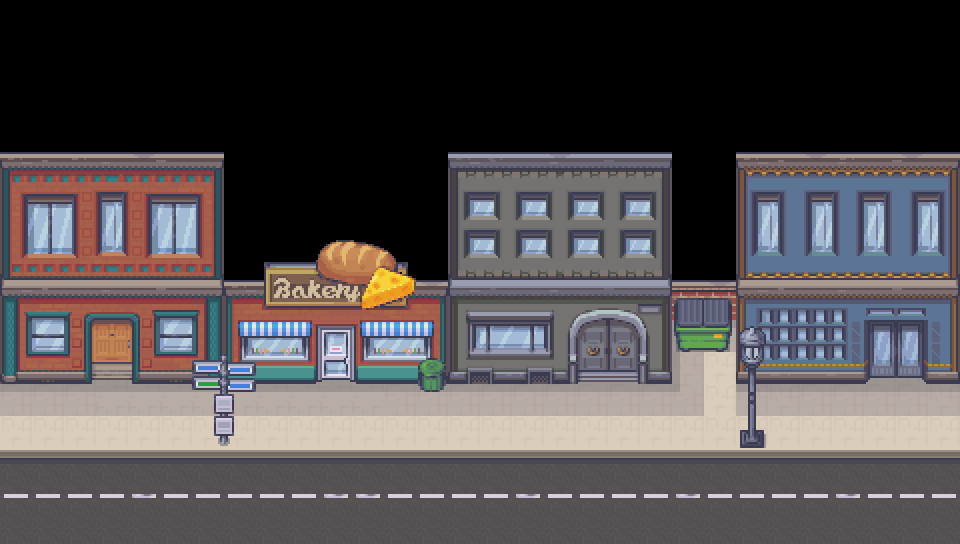

A 2D game scene composited from a Tiled map and its tileset images. What follows is a short description and the map's XML, with each tile layer's data collapsed to a summary:
An orthogonal 30x17 tile map with 32x32 px tiles, 3 tile layers (Terrain, Buildings, CityProps), 8 tilesets and 21 objects (5x GarbagePoint, 3x GoToNextMap, 2x OtherInteraction, NPC).

<map version="1.10" tiledversion="1.10.2" orientation="orthogonal" renderorder="right-down" width="30" height="17" tilewidth="32" tileheight="32" infinite="0" nextlayerid="9" nextobjectid="44">
 <tileset firstgid="1" source="tileSets/5_3Floor_Modular_Buildings_32x32.tsx" />
 <tileset firstgid="1185" source="tileSets/5_2Floor_Modular_Buildings_32x32.tsx" />
 <tileset firstgid="2369" source="tileSets/5_1Floor_Modular_Buildings_32x32.tsx" />
 <tileset firstgid="3553" source="tileSets/5_6Floor_Modular_Buildings_32x32.tsx" />
 <tileset firstgid="4737" source="tileSets/5_5Floor_Modular_Buildings_32x32.tsx" />
 <tileset firstgid="5921" source="tileSets/3_1City_Props_32x32.tsx" />
 <tileset firstgid="7681" source="tileSets/2_1City_Terrains_32x32.tsx" />
 <tileset firstgid="8371" source="tileSets/1_2Terrains_and_Fences_32x32.png.tsx" />
 <layer id="1" name="Terrain" width="30" height="17">
  <data>[510 cells, 214 non-empty, 10 distinct tile ids]</data>
 </layer>
 <layer id="4" name="Buildings" width="30" height="17">
  <data>[510 cells, 228 non-empty, 187 distinct tile ids]</data>
 </layer>
 <layer id="5" name="CityProps" width="30" height="17">
  <data>[510 cells, 31 non-empty, 31 distinct tile ids]</data>
 </layer>
 <objectgroup id="6" name="Collisions">
  <object id="16" x="0" y="320" width="672" height="32" />
  <object id="17" x="-32" y="0" width="32" height="576" />
  <object id="20" x="0" y="544" width="960" height="32" />
  <object id="27" x="0" y="0" width="960" height="32" />
  <object id="28" x="192" y="352" width="64" height="64" />
  <object id="29" x="736" y="352" width="32" height="64" />
  <object id="30" x="960" y="0" width="32" height="576" />
  <object id="31" x="672" y="288" width="64" height="32" />
  <object id="32" x="768" y="320" width="192" height="32" />
  <object id="41" x="544" y="320" width="32" height="48" />
 </objectgroup>
 <objectgroup id="7" name="SpawnPoints">
  <object id="24" name="GoToNextMap" type="GoToNextMap" x="96" y="320" width="32" height="32">
   <properties>
    <property name="NextMapName" value="home" />
    <property name="NextSpawnX" type="float" value="500" />
    <property name="NextSpawnY" type="float" value="288" />
   </properties>
  </object>
  <object id="23" name="OtherInteraction" type="OtherInteraction" x="96" y="288" width="32" height="32">
   <properties>
    <property name="imageName" value="arrow_down_32x32" />
   </properties>
  </object>
  <object id="33" name="GoToNextMap" type="GoToNextMap" x="944" y="352" width="16" height="192">
   <properties>
    <property name="MapResMultiplier" type="float" value="1.5" />
    <property name="NextMapName" value="outdoorsBus" />
    <property name="NextSpawnX" type="float" value="40" />
   </properties>
  </object>
  <object id="35" name="GarbagePoint" type="GarbagePoint" x="672" y="352" width="64" height="32">
   <properties>
    <property name="imageName" value="garbage_bags" />
    <property name="showWhen" type="int" value="40" />
   </properties>
  </object>
  <object id="36" name="GarbagePoint" type="GarbagePoint" x="672" y="288" width="64" height="64">
   <properties>
    <property name="imageName" value="garbage_dump" />
    <property name="showWhen" type="int" value="60" />
   </properties>
  </object>
  <object id="37" name="GarbagePoint" type="GarbagePoint" x="384" y="384" width="32" height="32">
   <properties>
    <property name="imageName" value="garbage_sprinkle" />
    <property name="showWhen" type="int" value="60" />
   </properties>
  </object>
  <object id="38" name="NPC" type="NPC" x="544" y="336" width="32" height="64">
   <properties>
    <property name="npcName" value="security_guard" />
   </properties>
  </object>
  <object id="39" name="GarbagePoint" type="GarbagePoint" x="416" y="384" width="32" height="32">
   <properties>
    <property name="imageName" value="garbage_sprinkle" />
    <property name="showWhen" type="int" value="40" />
   </properties>
  </object>
  <object id="40" name="GarbagePoint" type="GarbagePoint" x="448" y="384" width="32" height="32">
   <properties>
    <property name="imageName" value="garbage_sprinkle" />
    <property name="showWhen" type="int" value="20" />
   </properties>
  </object>
  <object id="42" name="OtherInteraction" type="OtherInteraction" x="544" y="300" width="32" height="64">
   <properties>
    <property name="imageName" value="thinking_32x64" />
   </properties>
  </object>
  <object id="43" name="GoToNextMap" type="GoToNextMap" x="0" y="352" width="16" height="192">
   <properties>
    <property name="MapResMultiplier" type="float" value="1.5" />
    <property name="NextMapName" value="outdoorsOffice" />
    <property name="NextSpawnX" type="float" value="888" />
    <property name="NextSpawnY" type="float" value="430" />
   </properties>
  </object>
 </objectgroup>
</map>
